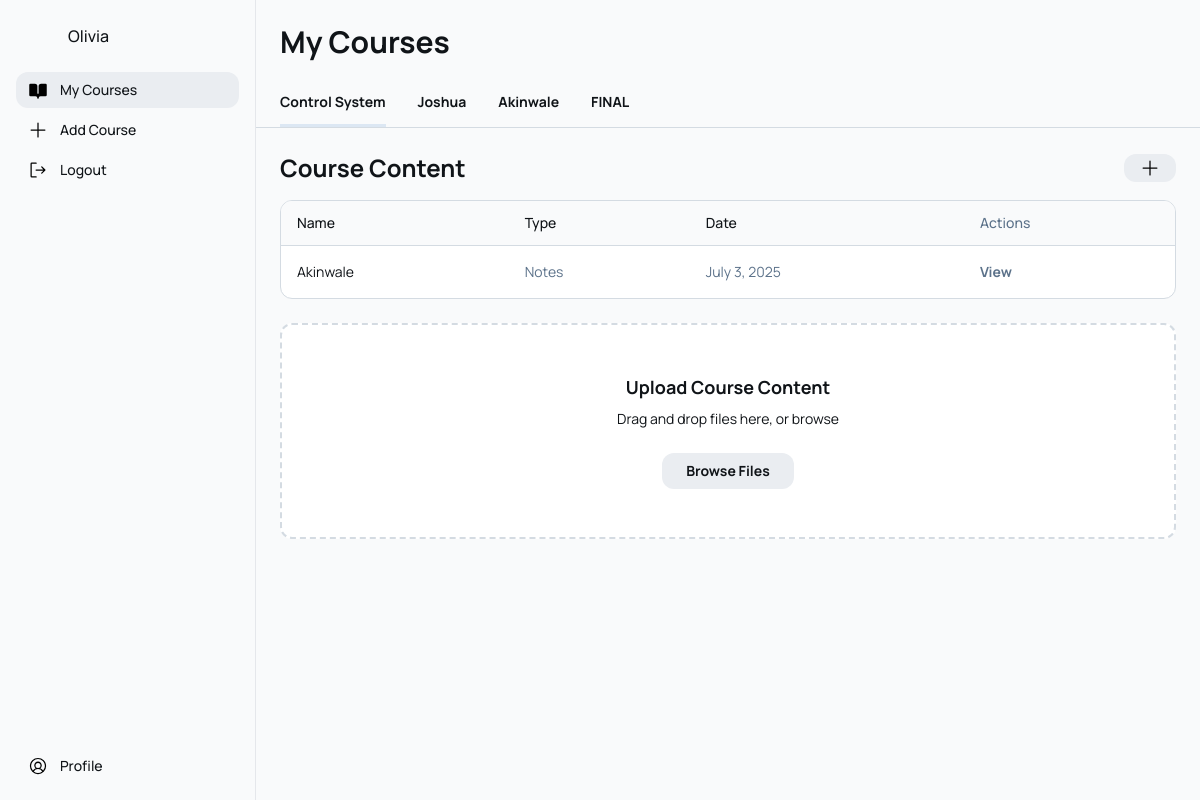
Before: /control-system/ with the older database file.
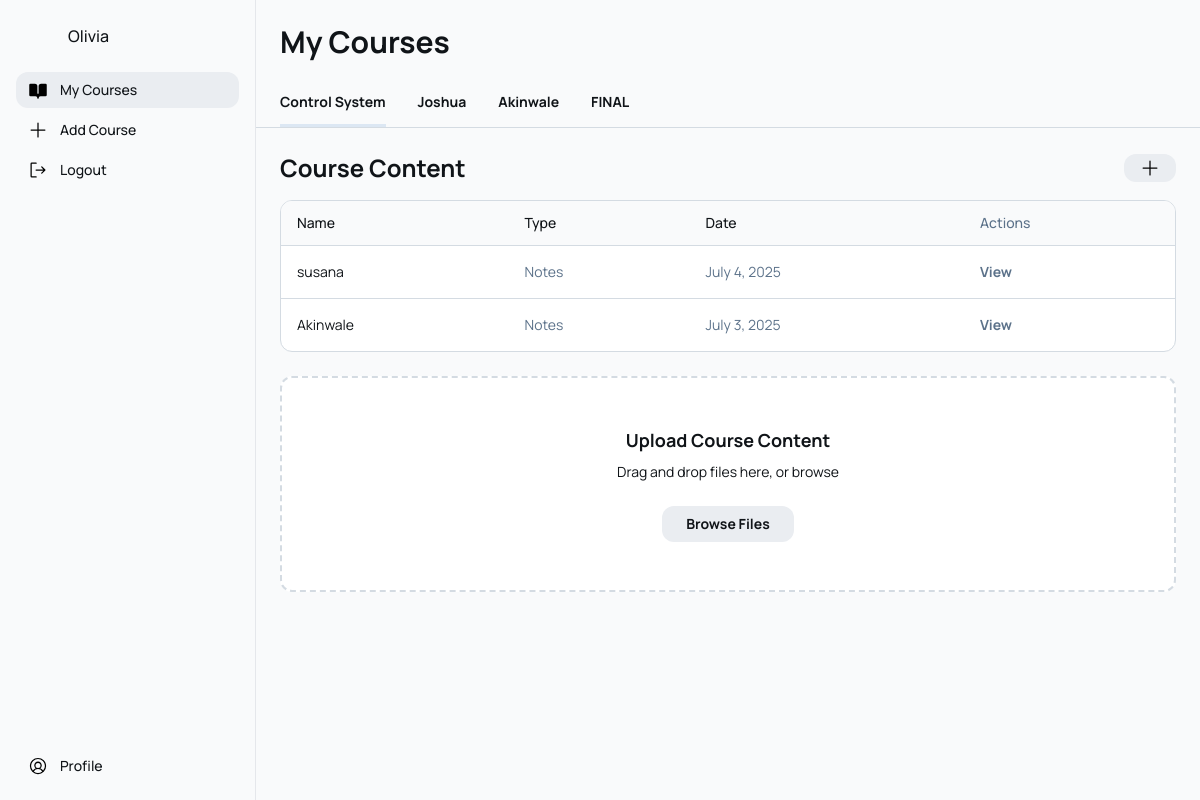
After: the same page with the newer database file.
### rag/models.py (models this page shows, shortened)
class Courses (models.Model):
    course_name = models.CharField(max_length=100, unique=True)
    course_code = models.CharField(max_length=10, unique=True)
    instructor = models.TextField(blank=True, null=True)
    description = models.TextField(blank=True, null=True)
    slug  = models.SlugField(default='', null=False)
    class Meta:
        verbose_name_plural = 'Courses'

class CourseContent(models.Model):
    course = models.ForeignKey(Courses, on_delete=models.CASCADE, related_name='contents')
    type = models.CharField(max_length=50, choices=[('text', 'Text'), ('video', 'Video'), ('image', 'Image')])
    title = models.CharField(max_length=200)
    file = models.FileField(upload_to='course_content_files/', blank=True, null=True)
    date = models.DateField(auto_now_add=True)
    slug = models.SlugField(default='', null=False)
    class Meta:
        verbose_name_plural = 'Course Contents'
        ordering = ['-date']

### rag/views.py (the view)
# urls.py: path('<slug:slug>/', views.index, name='index'),
def index(request, slug):
    try:
        active_course = Courses.objects.get(slug=slug)
        Courses_1 = Courses.objects.all()
    except Courses.DoesNotExist:
        raise Http404("Course not found.")
    all_courses = Courses.objects.exclude(slug="").order_by('id')
    course_content = CourseContent.objects.filter(course=active_course)
    context = {
        'active_course': active_course,
        'all_courses': all_courses,
        'coursecontent': course_content,
        'Courses':Courses_1
    }
    return render(request, 'rag/index.html', context)

### rag/templates/rag/index.html (shortened to what the changed rows need)
<html>
  <head>
    <script src="https://cdn.tailwindcss.com?plugins=forms,container-queries"></script>
  </head>
  <body>
    <div class="flex h-screen bg-gray-50 overflow-hidden" style='font-family: Manrope, "Noto Sans", sans-serif;'>
      <div class="hidden lg:flex lg:w-64 xl:w-72 flex-col bg-gray-50 border-r border-gray-200">
        <div class="flex flex-col justify-between h-full p-4">
          <div class="flex flex-col gap-4">
            <div class="flex gap-3 items-center">
              <h1 class="text-[#101418] text-base font-medium">Olivia</h1>
            </div>
          </div>
        </div>
      </div>
      <main class="flex-1 flex flex-col min-w-0 custom-scrollbar overflow-y-auto">
        <div class="flex justify-between items-center p-4 lg:p-6 pt-16 lg:pt-6">
          <h1 class="text-[#101418] text-2xl lg:text-3xl font-bold">My Courses</h1>
        </div>
        <div class="border-b border-[#d4dbe2] px-4 lg:px-6">
          <div class="flex gap-4 lg:gap-8 overflow-x-auto scrollbar-hide">
             {% for course in Courses %}
            <a class="flex-shrink-0 border-b-[3px]{% if request.resolver_match.kwargs.slug == course.slug %} border-b-[#dce7f3] {% else %} border-b-transparent {% endif %} text-[#101418] pb-3 pt-2" href="{% url 'rag:index' course.slug %}">
              <p class="text-sm font-bold">{{ course.course_name|capfirst }}</p>
            </a>
            {% endfor %}
          </div>
        </div>
        <div class="flex-1 p-4 lg:p-6">
          <div class="flex items-center justify-between mb-4">
            <h2 class="text-[#101418] text-xl lg:text-2xl font-bold">
              Course Content
            </h2>
          </div>
          <div class="hidden md:block overflow-hidden rounded-xl border border-[#d4dbe2] bg-white mb-6">
            <table class="w-full">
              <thead>
                <tr class="bg-gray-50">
                  <th class="px-4 py-3 text-left text-[#101418] text-sm font-medium">Name</th>
                  <th class="px-4 py-3 text-left text-[#101418] text-sm font-medium">Type</th>
                  <th class="px-4 py-3 text-left text-[#101418] text-sm font-medium">Date</th>
                  <th class="px-4 py-3 text-left text-[#5c728a] text-sm font-medium">Actions</th>
                </tr>
              </thead>
              <tbody>
                {% for content in coursecontent %}
                <tr
                  class="border-t border-t-[#d4dbe2] hover:bg-gray-50 cursor-pointer"
                  data-href="{% url 'rag:llm' content.course.slug content.slug %}"
                >
                  <td class="px-4 py-4 text-[#101418] text-sm">{{ content.title }}</td>
                  <td class="px-4 py-4 text-[#5c728a] text-sm">Notes</td>
                  <td class="px-4 py-4 text-[#5c728a] text-sm">{{content.date}}</td>
                  <td class="px-4 py-4">
                    <span class="text-[#5c728a] hover:text-[#101418] text-sm font-bold">View</span>
                  </td>
                </tr>
                {% empty %}
                <tr>
                  <td colspan="4" class="px-4 py-4 text-center text-[#5c728a] text-sm">No content available</td>
                </tr>
                {% endfor %}
              </tbody>
            </table>
          </div>
        </div>
      </main>
    </div>
  </body>
</html>

Changed rows visible on the page:
added CourseContent: title "susana", date "July 4, 2025"
